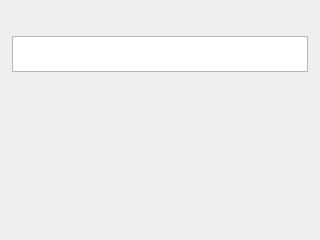
<?xml version='1.0' encoding='utf-8'?>
<ui version="4.0">
 <class>Prompt</class>
 <widget class="QDialog" name="Prompt">
  <property name="enabled">
   <bool>true</bool>
  </property>
  <property name="geometry">
   <rect>
    <x>0</x>
    <y>0</y>
    <width>320</width>
    <height>240</height>
   </rect>
  </property>
  <property name="windowTitle">
   <string>Dialog</string>
  </property>
  <widget class="QGraphicsView" name="prompt_title_label">
   <property name="geometry">
    <rect>
     <x>12</x>
     <y>36</y>
     <width>296</width>
     <height>36</height>
    </rect>
   </property>
  </widget>
  <widget class="QLabel" name="prompt_info_label">
   <property name="geometry">
    <rect>
     <x>16</x>
     <y>82</y>
     <width>288</width>
     <height>118</height>
    </rect>
   </property>
   <property name="text">
    <string />
   </property>
  </widget>
 </widget>
 <resources />
 <connections />
</ui>
